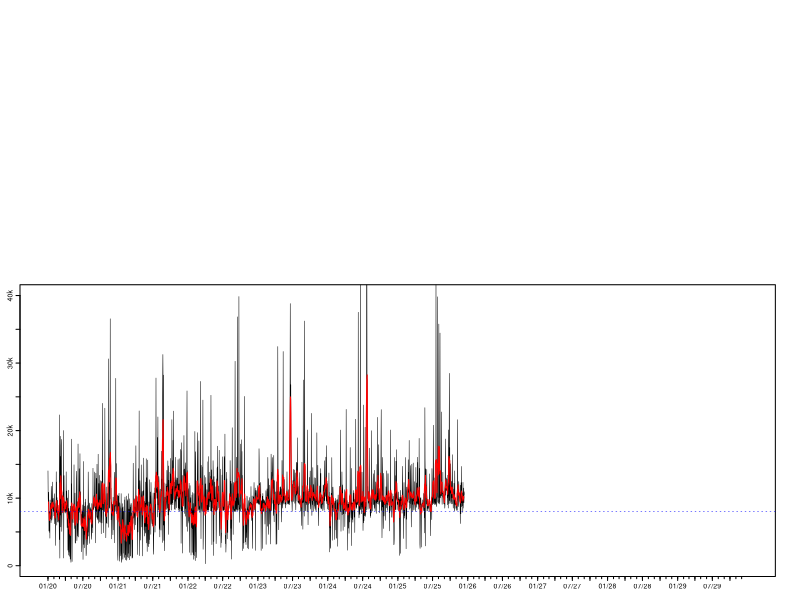

Write R code to recreate this figure. (Note: this script raises an error after producing the figure.)
##### Load libraries and initialise data ------------------------------------------------------------------

# Load libraries
library(tidyverse)
library(zoo)
library(grid)
library(gridBase)

# Load in step data
data <- read.csv("Data/StepData.csv")

# Format date objects
names(data)[1] <- "Year"
data <- mutate(data, Date = as.Date(paste(Month, Day, Year, sep = "/"), "%m/%d/%Y"))





##### Plot distribution of daily step counts --------------------------------------------------------------

# Function to generate histogram
hPlot <- function(){
  par(lwd = 0.5)
  histColours <-  c(colorRampPalette(c("red4", "red"), 0.5)(8), 
                    colorRampPalette(c("green", "green4"))(8), rep("green4", 24))
  h <- hist(data$Steps, breaks = seq(0, 40000, by = 1000), plot = FALSE)
  h$density <- h$counts/sum(h$counts)*100
  plot(h, freq = FALSE, xlab = "", xaxt = "n",
       ylab = "", yaxt = "n", col = histColours, main = "", ylim = c(0, 30))
  axis(side = 1, at = seq(0, 40000, by = 5000), labels = c("0", "", "10k", "", "20k", "", "30k", "", "40k"))
  axis(side = 2, at = seq(0, 30, by = 5), labels = c("0%", "", "10%", "", "20%", "", "30%"),
       mgp = c(0, 0.17, 0))
  abline(v = 8000, col = "blue", lty = 3, lwd = 0.5)
  box(lwd = 1)}





##### Plot moving average and daily counts ----------------------------------------------------------------

# Function to generate time series plot
tPlot <- function(){
  plot(data$Date, data$Steps, type = "l", ylim = c(0, 40000), xlab = "", xaxt = "n",
       ylab = "", yaxt = "n", lwd = 0.5)
  axis.Date(1, at = seq(min(data$Date), max(data$Date), by = "3 mon"), format = "%m/%y", cex.axis = 0.41)
  axis.Date(1, at = seq(min(data$Date), max(data$Date), by = "1 mon"), labels = FALSE, tcl = -0.11)
  axis(side = 2, at = seq(0, 40000, by = 5000), labels = c("0", "", "10k", "", "20k", "", "30k", "", "40k"),
       mgp = c(0, 0.17, 0))
  lines(data$Date, rollmean(data$Steps, 7, fill = list(NA, NULL, NA)), col = "red", lwd = 1)
  abline(h = 8000, col = "blue", lty = 3, lwd = 0.5)}





##### Get overall step count stats ------------------------------------------------------------------------

# Get longest goal streak
goalStreak <- rle(data$Steps >= 8000)
goalStreak <- max(goalStreak$lengths[goalStreak$values == TRUE])

# Calculate total steps, total distance, and average daily steps
# Also calculate rate that goal is met; include longest goal streak
stepStats <- c(sum(data$Steps),
               round(sum(data$Steps)*0.427/1000, 0),
               round(mean(data$Steps), 0),
               round(length(data$Steps[data$Steps >= 8000])/nrow(data)*100, 2),
               goalStreak)

# Get total and mean step count, goal rate over last 30 days
data30 <- data[(nrow(data)-30):nrow(data), ]
step30Stats <- c(sum(data30$Steps),
                 round(mean(data30$Steps), 0),
                 round(length(data30$Steps[data30$Steps >= 8000])/nrow(data30)*100, 2))





##### Combine plots into a single canvas ------------------------------------------------------------------

# Prepare graphics device
tiff(filename = "StepData.tif", width = 3304, height = 2272, units = "px", res = 800, compression = "lzw")

# Create blank page
grid.newpage()
plot.new()

# Set grid layout and activate it
gly <- grid.layout(800, 1200)
pushViewport(viewport(layout = gly))

# Plot step count time series
pushViewport(vp = viewport(layout.pos.row = 370:790, layout.pos.col = 1:1175))
par(fig = gridFIG(), mar = c(0.8, 1, 0.4, 0.4), cex.axis = 0.42, tcl = -0.2, mgp = c(0, -0.2, 0))
par(new = TRUE)
tPlot()
popViewport()

# Plot step count histogram
pushViewport(vp = viewport(layout.pos.row = 15:350, layout.pos.col = 1:700))
par(fig = gridFIG(), mar = c(0.3, 1, 0.4, 0.4), cex.axis = 0.42, tcl = -0.2, mgp = c(0, -0.2, 0))
par(new = TRUE)
hPlot()
popViewport()

# Create figure labels
grid.text(label = c("Daily Step Count", "(Distribution)", "Daily Step Count", "(Time Series)"),
          x = c(0.549, 0.549, 0.061, 0.061), y = c(0.932, 0.915, 0.488, 0.471),
          hjust = c(1, 1, 0, 0), gp = gpar(cex = 0.3))

# Create legend (top)
grid.text(label = c("Above Goal", "Below Goal"),
          x = rep(0.486, 2), y = c(0.882, 0.865),
          hjust = 0, gp = gpar(cex = 0.3))
grid.rect(x = rep(0.476, 2), y = c(0.882, 0.865),
          width = rep(0.008, 2), height = rep(0.010, 2),
          gp = gpar(col = c("green", "red"), fill = c("green", "red")))

# Create legend (bottom)
grid.text(label = c("Daily Count", "7-Day Average", "Daily Goal"),
          x = rep(0.085, 3), y = c(0.440, 0.423, 0.408),
          hjust = 0, gp = gpar(cex = 0.3))
grid.segments(x0 = rep(0.061, 3), y0 = c(0.443, 0.426, 0.411),
              x1 = rep(0.081, 3), y1 = c(0.443, 0.426, 0.411),
              gp = gpar(col = c("black", "red", "blue"), lty = c(1, 1, 3), lwd = 0.5))

# Summary stats
grid.text(label = c(paste0(stepStats[2], " km"), "Total Distance",
                    paste0(stepStats[1]), "Total Steps",
                    paste0(stepStats[3]), "Average Daily Steps",
                    paste0(sprintf(stepStats[4], fmt = "%#.2f"), "%"), "Goal Success Rate",
                    paste0(stepStats[5], " days"), "Longest Goal Streak",
                    paste0(step30Stats[1]), "30-day Total Steps",
                    paste0(step30Stats[2]), "30-day Average Daily Steps",
                    paste0(sprintf(step30Stats[3], fmt = "%#.2f"), "%"), "30-day Goal Success Rate"),
          x = rep(c(0.605, 0.709), 8), rep(c(seq(0.946, 0.755, length.out = 5),
                                             seq(0.695, 0.597, length.out = 3)), each = 2), hjust = 0,
          gp = gpar(cex = 0.5, col = c(rep(c("blue", "black"), 5), rep(c("purple", "black"), 3))))
grid.segments(x0 = 0.605, y0 = 0.725, x1 = 0.958, y1 = 0.725, gp = gpar(lwd = 0.65))

# Deactivate grid layout; finalise graphics save
popViewport()
dev.off()
